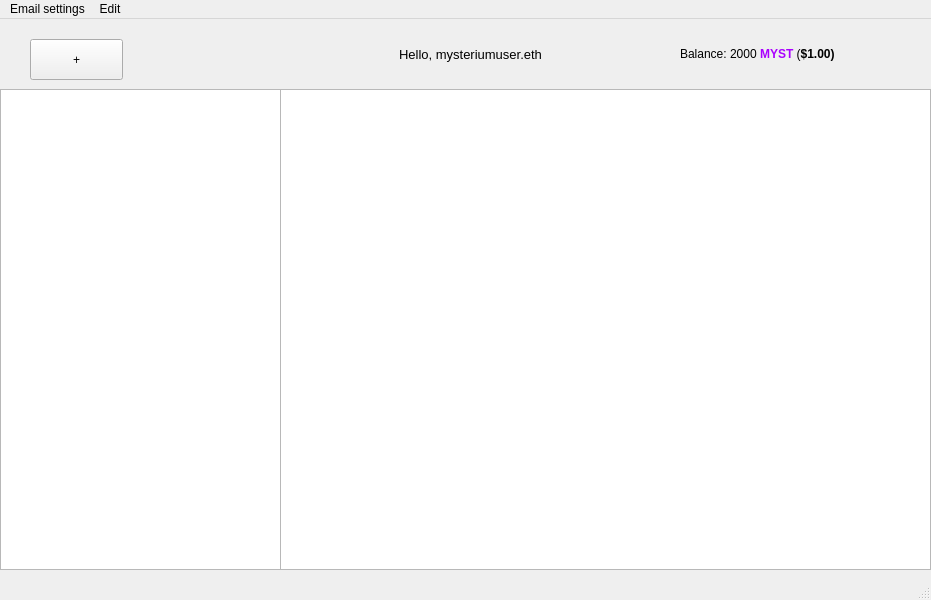
<?xml version="1.0" encoding="UTF-8"?>
<ui version="4.0">
 <class>InboxWindow</class>
 <widget class="QMainWindow" name="InboxWindow">
  <property name="geometry">
   <rect>
    <x>0</x>
    <y>0</y>
    <width>931</width>
    <height>600</height>
   </rect>
  </property>
  <property name="windowTitle">
   <string>MainWindow</string>
  </property>
  <widget class="QWidget" name="centralwidget">
   <widget class="QPlainTextEdit" name="plainTextEdit">
    <property name="geometry">
     <rect>
      <x>280</x>
      <y>70</y>
      <width>651</width>
      <height>481</height>
     </rect>
    </property>
    <property name="plainText">
     <string/>
    </property>
   </widget>
   <widget class="QLabel" name="label">
    <property name="geometry">
     <rect>
      <x>360</x>
      <y>20</y>
      <width>221</width>
      <height>31</height>
     </rect>
    </property>
    <property name="font">
     <font>
      <pointsize>10</pointsize>
     </font>
    </property>
    <property name="text">
     <string>Hello, mysteriumuser.eth</string>
    </property>
    <property name="alignment">
     <set>Qt::AlignCenter</set>
    </property>
   </widget>
   <widget class="QListWidget" name="InboxListWidget">
    <property name="geometry">
     <rect>
      <x>0</x>
      <y>70</y>
      <width>281</width>
      <height>481</height>
     </rect>
    </property>
   </widget>
   <widget class="QPushButton" name="pushButton">
    <property name="geometry">
     <rect>
      <x>30</x>
      <y>20</y>
      <width>93</width>
      <height>41</height>
     </rect>
    </property>
    <property name="text">
     <string>+</string>
    </property>
   </widget>
   <widget class="QLabel" name="label_2">
    <property name="geometry">
     <rect>
      <x>680</x>
      <y>20</y>
      <width>211</width>
      <height>31</height>
     </rect>
    </property>
    <property name="font">
     <font>
      <pointsize>9</pointsize>
     </font>
    </property>
    <property name="text">
     <string>&lt;html&gt;&lt;head/&gt;&lt;body&gt;&lt;p&gt;Balance: 2000 &lt;span style=&quot; font-weight:600; color:#aa00ff;&quot;&gt;MYST&lt;/span&gt; (&lt;span style=&quot; font-weight:600;&quot;&gt;$1.00)&lt;/span&gt;&lt;/p&gt;&lt;/body&gt;&lt;/html&gt;</string>
    </property>
   </widget>
  </widget>
  <widget class="QMenuBar" name="menubar">
   <property name="geometry">
    <rect>
     <x>0</x>
     <y>0</y>
     <width>931</width>
     <height>26</height>
    </rect>
   </property>
   <widget class="QMenu" name="menuemail_settings">
    <property name="title">
     <string>Email settings</string>
    </property>
    <addaction name="actionWallet"/>
    <addaction name="actionens"/>
    <addaction name="actionDrafts"/>
   </widget>
   <widget class="QMenu" name="menuEdit">
    <property name="title">
     <string>Edit</string>
    </property>
   </widget>
   <addaction name="menuemail_settings"/>
   <addaction name="menuEdit"/>
  </widget>
  <widget class="QStatusBar" name="statusbar"/>
  <action name="actionens">
   <property name="text">
    <string>ENS Domain</string>
   </property>
  </action>
  <action name="actionDrafts">
   <property name="text">
    <string>Drafts</string>
   </property>
  </action>
  <action name="actionWallet">
   <property name="text">
    <string>Wallet</string>
   </property>
  </action>
 </widget>
 <resources/>
 <connections/>
</ui>
